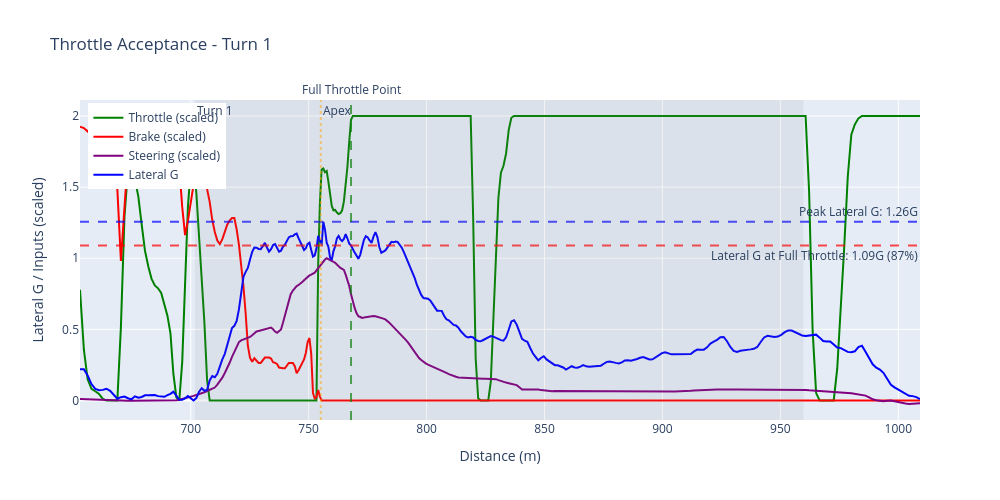

Notebook source saved alongside this figure:
### Code cell
# ターン1（ベストラップ）のアクセル踏み込み点の概念を可視化
# スロットル、ブレーキ、ステアリング、横Gを距離に対して基準線付きで表示

turn1 = corners[0]

# libxrk 0.5.0のメソッドを使用してベストラップのチャンネルを取得
best_lap_num = int(best_lap["num"])
best_lap_aligned = (
    log.filter_by_lap(best_lap_num)
    .select_channels(THROTTLE_ACCEPTANCE_CHANNELS)
    .resample_to_channel("distance_m")
    .channels
)
best_lap_df = pd.DataFrame(
    {name: best_lap_aligned[name].column(name).to_numpy() for name in THROTTLE_ACCEPTANCE_CHANNELS}
)
# 参照チャンネルのテーブルからタイムコードを追加
best_lap_df["timecodes"] = best_lap_aligned["distance_m"].column("timecodes").to_numpy()

turn1_result = find_throttle_acceptance(
    best_lap_df, turn1, CHANNEL_NAMES, smoothing_window=LATERAL_G_SMOOTHING_WINDOW
)
assert turn1_result is not None, f"{turn1.name}のアクセル踏み込み点を計算できませんでした"

# ベストラップのコーナーデータを取得（フィルタ済みのログを受け取る）
brake_ch = CHANNEL_NAMES["brake"]
steering_ch = CHANNEL_NAMES["steering"]
CORNER_VIZ_CHANNELS = ["distance_m", throttle_ch, brake_ch, lateral_g_ch, steering_ch]
lap_log = log.filter_by_lap(best_lap_num)
corner_data = get_corner_data(lap_log, turn1, CORNER_VIZ_CHANNELS, margin=50)

# スムージングした横Gを計算
lateral_g_smooth = (
    corner_data[lateral_g_ch]
    .abs()
    .rolling(window=LATERAL_G_SMOOTHING_WINDOW, center=True, min_periods=1)
    .mean()
)

fig = visualize_throttle_acceptance(
    distance=corner_data["distance_m"],
    throttle=corner_data[throttle_ch],
    lateral_g=lateral_g_smooth,
    corner=turn1,
    throttle_acceptance_result=turn1_result,
    brake=corner_data.get(brake_ch),
    steering=corner_data.get(steering_ch),
)
show_fig(fig)

### Figure 1 — Plotly figure (JSON) as saved in the notebook; plotly's stock layout.template omitted (floating-point values rounded to 4 significant figures; data arrays with more than 128 entries replaced by an {"elided": "..."} marker saying what was removed)
{"data": [{"customdata": {"elided": "311 float values"}, "hovertemplate": "Distance: %{x:.0f}m<br>Throttle: %{customdata:.0f}%<extra></extra>", "line": {"color": "green", "width": 2}, "mode": "lines", "name": "Throttle (scaled)", "type": "scatter", "x": {"elided": "311 float values"}, "y": {"elided": "311 float values"}}, {"customdata": {"elided": "311 float values"}, "hovertemplate": "Distance: %{x:.0f}m<br>Brake: %{customdata:.0f}<extra></extra>", "line": {"color": "red", "width": 2}, "mode": "lines", "name": "Brake (scaled)", "type": "scatter", "x": {"elided": "311 float values"}, "y": {"elided": "311 float values"}}, {"customdata": {"elided": "311 float values"}, "hovertemplate": "Distance: %{x:.0f}m<br>Steering: %{customdata:.1f}°<extra></extra>", "line": {"color": "purple", "width": 2}, "mode": "lines", "name": "Steering (scaled)", "type": "scatter", "x": {"elided": "311 float values"}, "y": {"elided": "311 float values"}}, {"hovertemplate": "Distance: %{x:.0f}m<br>Lateral G: %{y:.2f}G<extra></extra>", "line": {"color": "blue", "width": 2}, "mode": "lines", "name": "Lateral G", "type": "scatter", "x": {"elided": "311 float values"}, "y": {"elided": "311 float values"}}], "layout": {"annotations": [{"showarrow": false, "text": "Peak Lateral G: 1.26G", "x": 1, "xanchor": "right", "xref": "x domain", "y": 1.256, "yanchor": "bottom", "yref": "y"}, {"showarrow": false, "text": "Lateral G at Full Throttle: 1.09G (87%)", "x": 1, "xanchor": "right", "xref": "x domain", "y": 1.09, "yanchor": "top", "yref": "y"}, {"showarrow": false, "text": "Full Throttle Point", "x": 768.0, "xanchor": "center", "xref": "x", "y": 1, "yanchor": "bottom", "yref": "y domain"}, {"showarrow": false, "text": "Turn 1", "x": 701.8, "xanchor": "left", "xref": "x", "y": 1, "yanchor": "top", "yref": "y domain"}, {"showarrow": false, "text": "Apex", "x": 755.1, "xanchor": "left", "xref": "x", "y": 1, "yanchor": "top", "yref": "y domain"}], "height": 500, "legend": {"x": 0.01, "xanchor": "left", "y": 0.99, "yanchor": "top"}, "shapes": [{"line": {"color": "blue", "dash": "dash"}, "opacity": 0.7, "type": "line", "x0": 0, "x1": 1, "xref": "x domain", "y0": 1.256, "y1": 1.256, "yref": "y"}, {"line": {"color": "red", "dash": "dash"}, "opacity": 0.7, "type": "line", "x0": 0, "x1": 1, "xref": "x domain", "y0": 1.09, "y1": 1.09, "yref": "y"}, {"line": {"color": "green", "dash": "dash"}, "opacity": 0.7, "type": "line", "x0": 768.0, "x1": 768.0, "xref": "x", "y0": 0, "y1": 1, "yref": "y domain"}, {"fillcolor": "gray", "line": {"width": 0}, "opacity": 0.1, "type": "rect", "x0": 701.8, "x1": 959.8, "xref": "x", "y0": 0, "y1": 1, "yref": "y domain"}, {"line": {"color": "orange", "dash": "dot"}, "opacity": 0.5, "type": "line", "x0": 755.1, "x1": 755.1, "xref": "x", "y0": 0, "y1": 1, "yref": "y domain"}], "title": {"text": "Throttle Acceptance - Turn 1"}, "width": 1000, "xaxis": {"title": {"text": "Distance (m)"}}, "yaxis": {"title": {"text": "Lateral G / Inputs (scaled)"}}}}
